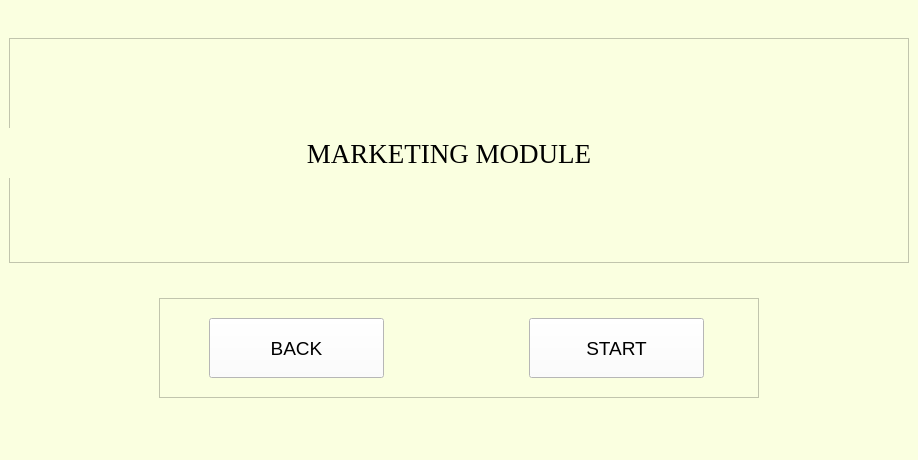
<?xml version="1.0" encoding="UTF-8"?>
<ui version="4.0">
 <class>MainWindow</class>
 <widget class="QMainWindow" name="MainWindow">
  <property name="geometry">
   <rect>
    <x>0</x>
    <y>0</y>
    <width>914</width>
    <height>460</height>
   </rect>
  </property>
  <property name="sizePolicy">
   <sizepolicy hsizetype="Expanding" vsizetype="Expanding">
    <horstretch>0</horstretch>
    <verstretch>0</verstretch>
   </sizepolicy>
  </property>
  <property name="mouseTracking">
   <bool>false</bool>
  </property>
  <property name="windowTitle">
   <string>MainWindow</string>
  </property>
  <property name="styleSheet">
   <string notr="true">background-color: rgb(250, 255, 224);</string>
  </property>
  <widget class="QWidget" name="centralwidget">
   <layout class="QVBoxLayout" name="verticalLayout">
    <item alignment="Qt::AlignHCenter">
     <widget class="QFrame" name="frame_12">
      <property name="minimumSize">
       <size>
        <width>900</width>
        <height>225</height>
       </size>
      </property>
      <property name="maximumSize">
       <size>
        <width>900</width>
        <height>225</height>
       </size>
      </property>
      <property name="frameShape">
       <enum>QFrame::StyledPanel</enum>
      </property>
      <property name="frameShadow">
       <enum>QFrame::Raised</enum>
      </property>
      <widget class="QLabel" name="heading">
       <property name="geometry">
        <rect>
         <x>-10</x>
         <y>90</y>
         <width>900</width>
         <height>50</height>
        </rect>
       </property>
       <property name="sizePolicy">
        <sizepolicy hsizetype="Preferred" vsizetype="Preferred">
         <horstretch>0</horstretch>
         <verstretch>0</verstretch>
        </sizepolicy>
       </property>
       <property name="minimumSize">
        <size>
         <width>900</width>
         <height>50</height>
        </size>
       </property>
       <property name="maximumSize">
        <size>
         <width>900</width>
         <height>50</height>
        </size>
       </property>
       <property name="font">
        <font>
         <family>Times New Roman</family>
         <pointsize>20</pointsize>
         <weight>50</weight>
         <italic>false</italic>
         <bold>false</bold>
        </font>
       </property>
       <property name="styleSheet">
        <string notr="true"/>
       </property>
       <property name="text">
        <string>MARKETING MODULE</string>
       </property>
       <property name="alignment">
        <set>Qt::AlignCenter</set>
       </property>
       <property name="wordWrap">
        <bool>false</bool>
       </property>
      </widget>
     </widget>
    </item>
    <item alignment="Qt::AlignHCenter">
     <widget class="QFrame" name="frame_9">
      <property name="minimumSize">
       <size>
        <width>600</width>
        <height>100</height>
       </size>
      </property>
      <property name="maximumSize">
       <size>
        <width>600</width>
        <height>100</height>
       </size>
      </property>
      <property name="frameShape">
       <enum>QFrame::StyledPanel</enum>
      </property>
      <property name="frameShadow">
       <enum>QFrame::Raised</enum>
      </property>
      <widget class="QPushButton" name="nextButton">
       <property name="geometry">
        <rect>
         <x>370</x>
         <y>20</y>
         <width>175</width>
         <height>60</height>
        </rect>
       </property>
       <property name="sizePolicy">
        <sizepolicy hsizetype="Preferred" vsizetype="Preferred">
         <horstretch>0</horstretch>
         <verstretch>0</verstretch>
        </sizepolicy>
       </property>
       <property name="minimumSize">
        <size>
         <width>175</width>
         <height>60</height>
        </size>
       </property>
       <property name="maximumSize">
        <size>
         <width>175</width>
         <height>60</height>
        </size>
       </property>
       <property name="font">
        <font>
         <family>Arial</family>
         <pointsize>14</pointsize>
         <weight>50</weight>
         <italic>false</italic>
         <bold>false</bold>
        </font>
       </property>
       <property name="styleSheet">
        <string notr="true">background-color: rgb(255, 255, 255);</string>
       </property>
       <property name="text">
        <string>START</string>
       </property>
      </widget>
      <widget class="QPushButton" name="backButton">
       <property name="geometry">
        <rect>
         <x>50</x>
         <y>20</y>
         <width>175</width>
         <height>60</height>
        </rect>
       </property>
       <property name="sizePolicy">
        <sizepolicy hsizetype="Preferred" vsizetype="Preferred">
         <horstretch>0</horstretch>
         <verstretch>0</verstretch>
        </sizepolicy>
       </property>
       <property name="minimumSize">
        <size>
         <width>175</width>
         <height>60</height>
        </size>
       </property>
       <property name="maximumSize">
        <size>
         <width>175</width>
         <height>60</height>
        </size>
       </property>
       <property name="font">
        <font>
         <family>Arial</family>
         <pointsize>14</pointsize>
         <weight>50</weight>
         <italic>false</italic>
         <bold>false</bold>
        </font>
       </property>
       <property name="styleSheet">
        <string notr="true">background-color: rgb(255, 255, 255);</string>
       </property>
       <property name="text">
        <string>BACK</string>
       </property>
      </widget>
     </widget>
    </item>
   </layout>
  </widget>
  <widget class="QMenuBar" name="menubar">
   <property name="geometry">
    <rect>
     <x>0</x>
     <y>0</y>
     <width>914</width>
     <height>21</height>
    </rect>
   </property>
  </widget>
  <widget class="QStatusBar" name="statusbar"/>
 </widget>
 <resources/>
 <connections/>
</ui>
